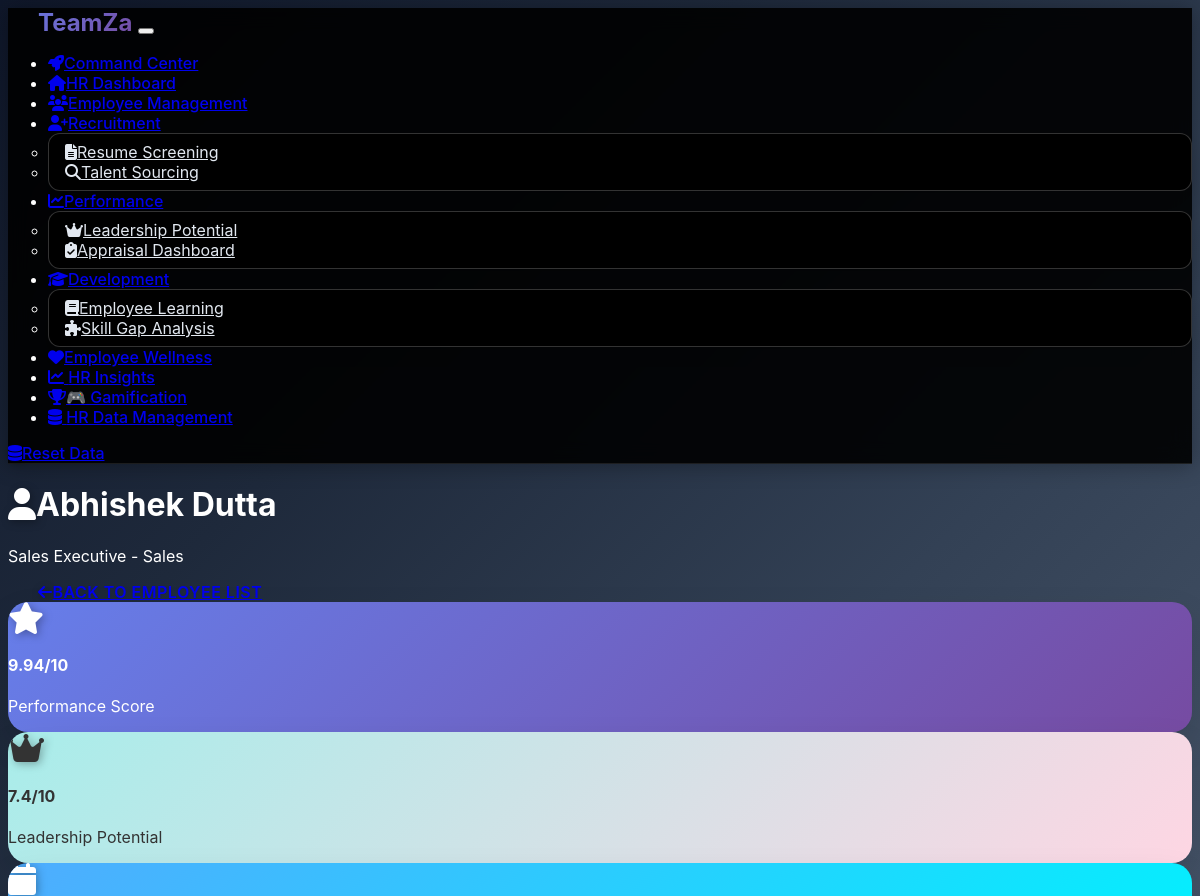
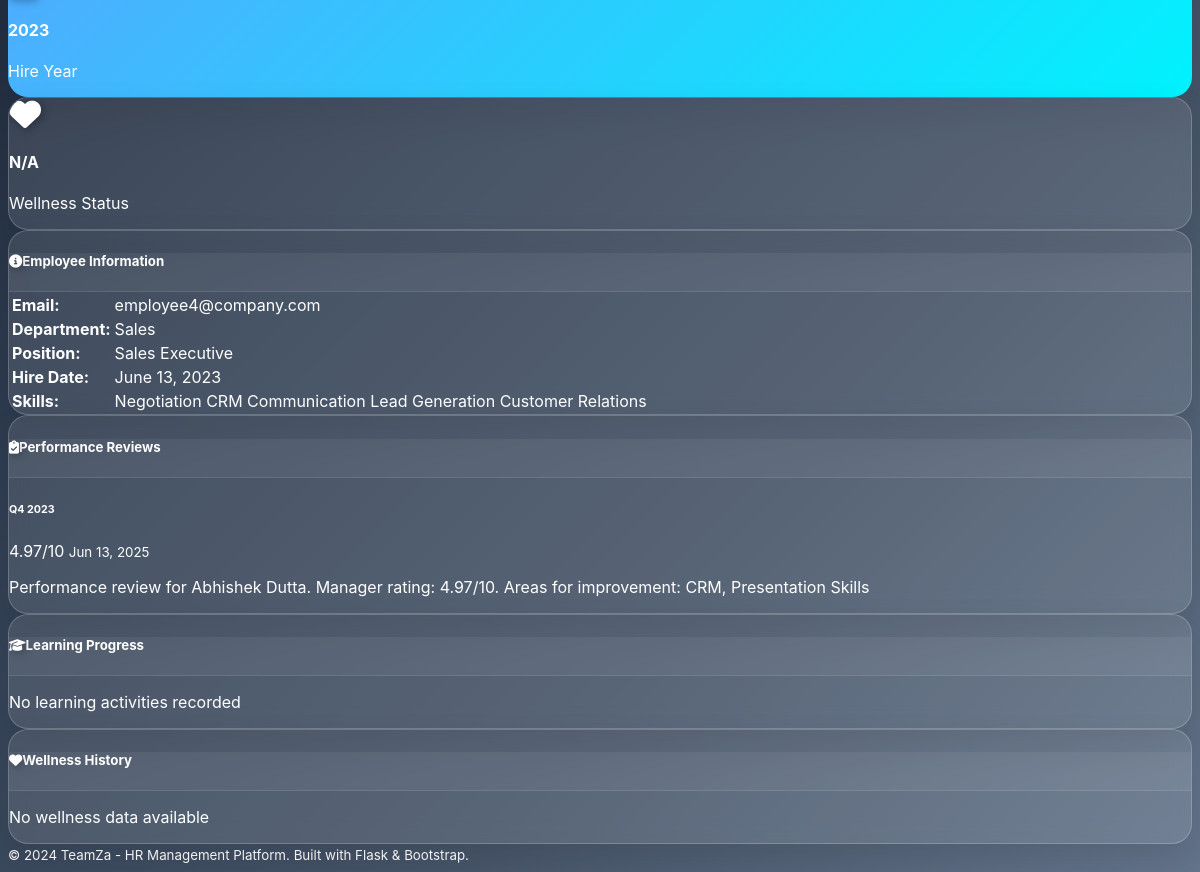
The app's page /employee/4 with its own data (2 pictures, top to bottom).
### models.py (models this page shows, shortened)
class Employee(db.Model):
    id = db.Column(db.Integer, primary_key=True)
    name = db.Column(db.String(100), nullable=False)
    email = db.Column(db.String(120), unique=True, nullable=False)
    department = db.Column(db.String(50), nullable=False)
    position = db.Column(db.String(100), nullable=False)
    hire_date = db.Column(db.Date, nullable=False)
    current_salary = db.Column(db.Float, default=0.0)
    performance_score = db.Column(db.Float, default=0.0)
    skills = db.Column(Text)  # JSON string of skills
    gender = db.Column(db.String(20))
    region = db.Column(db.String(50))
    age = db.Column(db.Integer)
    experience_years = db.Column(db.Integer)
    manager_rating = db.Column(db.Float)
    last_hike_date = db.Column(db.Date)
    last_promotion_date = db.Column(db.Date)
    skill_gaps = db.Column(db.String(500))
    status = db.Column(db.String(20), default='active')  # active, inactive, terminated
    created_at = db.Column(db.DateTime, default=datetime.utcnow)

class PerformanceReview(db.Model):
    id = db.Column(db.Integer, primary_key=True)
    employee_id = db.Column(db.Integer, db.ForeignKey('employee.id'), nullable=False)
    review_period = db.Column(db.String(50), nullable=False)
    feedback = db.Column(Text, nullable=False)
    sentiment_score = db.Column(db.Float, default=0.0)
    overall_rating = db.Column(db.Float, nullable=False)
    created_at = db.Column(db.DateTime, default=datetime.utcnow)
    employee = db.relationship('Employee', backref=db.backref('performance_reviews', lazy=True))

### routes.py (the view)
@app.route('/employee/<int:employee_id>')
def employee_profile(employee_id):
    employee = Employee.query.get_or_404(employee_id)
    performance_reviews = PerformanceReview.query.filter_by(employee_id=employee_id).order_by(PerformanceReview.created_at.desc()).all()
    learning_progress = LearningProgress.query.filter_by(employee_id=employee_id).all()
    wellness_checks = WellnessCheck.query.filter_by(employee_id=employee_id).order_by(WellnessCheck.check_date.desc()).all()
    leadership_score = hr_analytics.calculate_leadership_potential(employee)
    recent_wellness = wellness_checks[0] if wellness_checks else None
    return render_template('employee_profile.html',
                         employee=employee,
                         performance_reviews=performance_reviews,
                         learning_progress=learning_progress,
                         wellness_checks=wellness_checks,
                         leadership_score=leadership_score,
                         recent_wellness=recent_wellness)

### templates/employee_profile.html (shortened to what this page needs)
{% extends "base.html" %}
{% block content %}
<div class="row">
    <div class="col-12">
        <div class="d-flex justify-content-between align-items-center mb-4">
            <div>
                <h1 class="display-6">
                    <i class="fas fa-user me-3"></i>{{ employee.name }}
                </h1>
                <p class="lead text-muted">{{ employee.position }} - {{ employee.department }}</p>
            </div>
            <a href="{{ url_for('employee_management') }}" class="btn btn-secondary">
                <i class="fas fa-arrow-left me-2"></i>Back to Employee List
            </a>
        </div>
    </div>
</div>
<div class="row mb-4">
    <div class="col-md-3">
        <div class="card bg-primary text-white">
            <div class="card-body text-center">
                <i class="fas fa-star fa-2x mb-2"></i>
                <h4>{{ employee.performance_score }}/10</h4>
                <p class="mb-0">Performance Score</p>
            </div>
        </div>
    </div>
    <div class="col-md-3">
        <div class="card bg-info text-white">
            <div class="card-body text-center">
                <i class="fas fa-crown fa-2x mb-2"></i>
                <h4>{{ "%.1f"|format(leadership_score) }}/10</h4>
                <p class="mb-0">Leadership Potential</p>
            </div>
        </div>
    </div>
    <div class="col-md-3">
        <div class="card bg-success text-white">
            <div class="card-body text-center">
                <i class="fas fa-calendar fa-2x mb-2"></i>
                <h4>{{ (employee.hire_date|string)[:4] }}</h4>
                <p class="mb-0">Hire Year</p>
            </div>
        </div>
    </div>
    <div class="col-md-3">
        <div class="card {% if recent_wellness and recent_wellness.overall_wellness == 'green' %}bg-success{% elif recent_wellness and recent_wellness.overall_wellness == 'yellow' %}bg-warning{% else %}bg-danger{% endif %} text-white">
            <div class="card-body text-center">
                <i class="fas fa-heart fa-2x mb-2"></i>
                <h4>{{ recent_wellness.overall_wellness.title() if recent_wellness else 'N/A' }}</h4>
                <p class="mb-0">Wellness Status</p>
            </div>
        </div>
    </div>
</div>
<div class="row">
    <div class="col-md-4">
        <div class="card">
            <div class="card-header">
                <h5><i class="fas fa-info-circle me-2"></i>Employee Information</h5>
            </div>
            <div class="card-body">
                <table class="table table-borderless">
                    <tr>
                        <td><strong>Email:</strong></td>
                        <td>{{ employee.email }}</td>
                    </tr>
                    <tr>
                        <td><strong>Department:</strong></td>
                        <td><span class="badge bg-info">{{ employee.department }}</span></td>
                    </tr>
                    <tr>
                        <td><strong>Position:</strong></td>
                        <td>{{ employee.position }}</td>
                    </tr>
                    <tr>
                        <td><strong>Hire Date:</strong></td>
                        <td>{{ employee.hire_date.strftime('%B %d, %Y') }}</td>
                    </tr>
                    <tr>
                        <td><strong>Skills:</strong></td>
                        <td>
                            {% if employee.skills %}
                                {% set skills_list = employee.skills|from_json %}
                                {% for skill in skills_list %}
                                    <span class="badge bg-secondary me-1 mb-1">{{ skill }}</span>
                                {% endfor %}
                            {% else %}
                                <span class="text-muted">No skills listed</span>
                            {% endif %}
                        </td>
                    </tr>
                </table>
            </div>
        </div>
    </div>
    <div class="col-md-8">
        <div class="card mb-4">
            <div class="card-header">
                <h5><i class="fas fa-clipboard-check me-2"></i>Performance Reviews</h5>
            </div>
            <div class="card-body">
                {% if performance_reviews %}
                    {% for review in performance_reviews[:3] %}
                    <div class="border-bottom pb-3 mb-3">
                        <div class="d-flex justify-content-between align-items-start">
                            <div class="flex-grow-1">
                                <h6 class="mb-1">{{ review.review_period }}</h6>
                                <div class="d-flex align-items-center mb-2">
                                    <span class="badge {% if review.overall_rating >= 8.0 %}bg-success{% elif review.overall_rating >= 6.5 %}bg-warning{% else %}bg-danger{% endif %} me-2">
                                        {{ review.overall_rating }}/10
                                    </span>
                                    <small class="text-muted">{{ review.created_at.strftime('%b %d, %Y') }}</small>
                                </div>
                                <p class="mb-0 text-muted">{{ review.feedback[:150] }}{% if review.feedback|length > 150 %}...{% endif %}</p>
                            </div>
                        </div>
                    </div>
                    {% endfor %}
                {% else %}
                    <p class="text-muted text-center">No performance reviews available</p>
                {% endif %}
            </div>
        </div>
        <div class="card mb-4">
            <div class="card-header">
                <h5><i class="fas fa-graduation-cap me-2"></i>Learning Progress</h5>
            </div>
            <div class="card-body">
                {% if learning_progress %}
                    <div class="row">
                        {% for progress in learning_progress %}
                        <div class="col-md-6 mb-3">
                            <div class="card {% if progress.completed %}border-success{% else %}border-warning{% endif %}">
                                <div class="card-body">
                                    <h6 class="card-title">{{ progress.module_name }}</h6>
                                    <div class="d-flex justify-content-between align-items-center">
                                        <span class="badge {% if progress.completed %}bg-success{% else %}bg-warning{% endif %}">
                                            {% if progress.completed %}Completed{% else %}In Progress{% endif %}
                                        </span>
                                        <span class="text-muted">{{ progress.score }}%</span>
                                    </div>
                                    {% if progress.completion_date %}
                                    <small class="text-muted">Completed: {{ progress.completion_date.strftime('%b %d, %Y') }}</small>
                                    {% endif %}
                                </div>
                            </div>
                        </div>
                        {% endfor %}
                    </div>
                {% else %}
                    <p class="text-muted text-center">No learning activities recorded</p>
                {% endif %}
            </div>
        </div>
        <div class="card">
            <div class="card-header">
                <h5><i class="fas fa-heart me-2"></i>Wellness History</h5>
            </div>
            <div class="card-body">
                {% if wellness_checks %}
                    <div class="table-responsive">
                        <table class="table table-sm">
                            <thead>
                                <tr>
                                    <th>Date</th>
                                    <th>Stress Level</th>
                                    <th>Sleep Quality</th>
                                    <th>Focus Level</th>
                                    <th>Overall Status</th>
                                </tr>
                            </thead>
                            <tbody>
                                {% for check in wellness_checks[:5] %}
                                <tr>
                                    <td>{{ check.check_date.strftime('%b %d, %Y') }}</td>
                                    <td>
                                        <div class="progress" style="height: 8px;">
                                            <div class="progress-bar {% if check.stress_level <= 3 %}bg-success{% elif check.stress_level <= 6 %}bg-warning{% else %}bg-danger{% endif %}"
                                                 style="width: {{ (check.stress_level / 10) * 100 }}%"></div>
                                        </div>
                                        <small>{{ check.stress_level }}/10</small>
                                    </td>
                                    <td>
                                        <div class="progress" style="height: 8px;">
                                            <div class="progress-bar {% if check.sleep_quality >= 7 %}bg-success{% elif check.sleep_quality >= 5 %}bg-warning{% else %}bg-danger{% endif %}"
                                                 style="width: {{ (check.sleep_quality / 10) * 100 }}%"></div>
                                        </div>
                                        <small>{{ check.sleep_quality }}/10</small>
                                    </td>
                                    <td>
                                        <div class="progress" style="height: 8px;">
                                            <div class="progress-bar {% if check.focus_level >= 7 %}bg-success{% elif check.focus_level >= 5 %}bg-warning{% else %}bg-danger{% endif %}"
                                                 style="width: {{ (check.focus_level / 10) * 100 }}%"></div>
                                        </div>
                                        <small>{{ check.focus_level }}/10</small>
                                    </td>
                                    <td>
                                        <span class="badge {% if check.overall_wellness == 'green' %}bg-success{% elif check.overall_wellness == 'yellow' %}bg-warning{% else %}bg-danger{% endif %}">
                                            {{ check.overall_wellness.title() }}
                                        </span>
                                    </td>
                                </tr>
                                {% endfor %}
                            </tbody>
                        </table>
                    </div>
                    {% if wellness_checks|length > 5 %}
                    <small class="text-muted">Showing 5 of {{ wellness_checks|length }} wellness checks</small>
                    {% endif %}
                {% else %}
                    <p class="text-muted text-center">No wellness data available</p>
                {% endif %}
            </div>
        </div>
    </div>
</div>
{% endblock %}

### records on screen
Employee: name "Abhishek Dutta", position "Sales Executive", department "Sales", performance_score "9.94", hire_date "2023", email "employee4@company.com", hire_date "June 13, 2023"
PerformanceReview: review_period "Q4 2023", overall_rating "4.97", created_at "Jun 13, 2025", feedback "Performance review for Abhishek Dutta. Manager rating: 4.97/10. Areas for improvement: CRM, Presentation Skills"

### other values on screen
{{ "%.1f"|format(leadership_score) }} "7.4"
{{ recent_wellness.overall_wellness.title() if recent_wellness else 'N/A' }} "N/A"
{{ skill }} "Negotiation" "CRM" "Communication" "Lead Generation" "Customer Relations"
